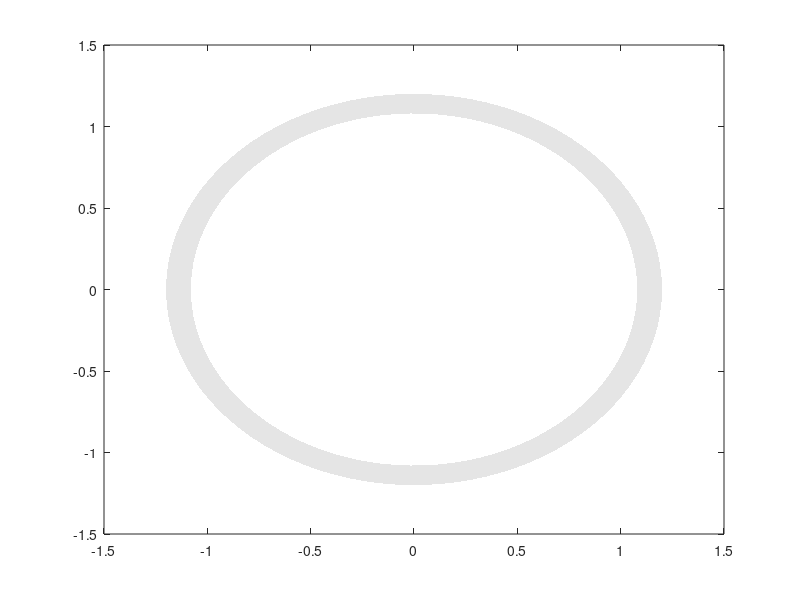

This chart was generated by the following MATLAB code: (Note: this script raises an error after producing the figure.)
%% Reproduction of a Nature figure example


% Reproduced from: 
% Merchant, A.T., King, S.H., Nguyen, E. et al. 
% Semantic design of functional de novo genes from a genomic language model. 
% Nature 649, 749–758 (2026). https://doi.org/10.1038/s41586-025-09749-7

rng(7)
labels = {'AAA lid','E-set','Calycin','Ubiquitin','RNase H','PDDEXK','Cupin', ...
          'Phage barrel','Dim A-B barrel','Peptidase CA','RING','Peptidase MA', ...
          '\beta-Propeller','HTH','Thioredoxin','GHD','OB','PKinase','An \beta-ribbon', ...
          'KH','SH3','TPR','GT-B','GT-A',{'ATP-';'grasp'},{'AB';'hydrolase'},{'TIM';'barrel'}, ...
          'Hybrid','Acetyltrans',{'Actin';'ATPase'},{'NADP';'Rossmann'},{'P-loop';'NTPase'}};
colors = [ 27, 16, 27; 107,200,173;  70,104,120;   4, 86, 92; 100,185,180;  96,100,172;
           51,128,130; 118,184,184;  85,173,170; 146,138,171; 161,204,203;  86,175,133;
           12,  3,  6; 185,183,204; 105,184,174; 105,201,173;  44, 88, 92; 102,183,184;
            0,122,124;  64, 72,132; 129,207,174;  67,132,122; 113,169,172; 101,184,167;
          165,204,218;   6, 73, 87; 102,185,178;  60, 49, 99;  78,127,140; 178,211,216;
          109,195,168; 196,241,223]./255;

data = (rand(32) > .96).*rand(32);
data(sub2ind([32,32], randi(32,1,32), 1:32)) = rand([32, 1])*5;
data([1,25,26,27,28,30,31,32],:) = data([1,25,26,27,28,30,31,32],:).*[15;3;18;15;3;3;5;5];
data(:,27) = data(:,27).*3;


figure()
tt = linspace(0, 2*pi, 100); R1 = 1.08; R2 = 1.2;
fill([cos(tt).*R1, cos(tt(end:-1:1)).*R2], [sin(tt).*R1, sin(tt(end:-1:1)).*R2], ...
    [229,229,229]./255, 'EdgeColor','none')


BCC = biChordChart(data, 'Sep',0);
BCC.LRadius = 1.07;
BCC.SRadius = [1, 1.05];
BCC.Label = labels;
BCC.CData = colors;
BCC.draw()

BCC.labelRotate('on')
BCC.setSquareProp('EdgeColor','k', 'LineWidth',1)
BCC.setChordProp('FaceAlpha', .5)
